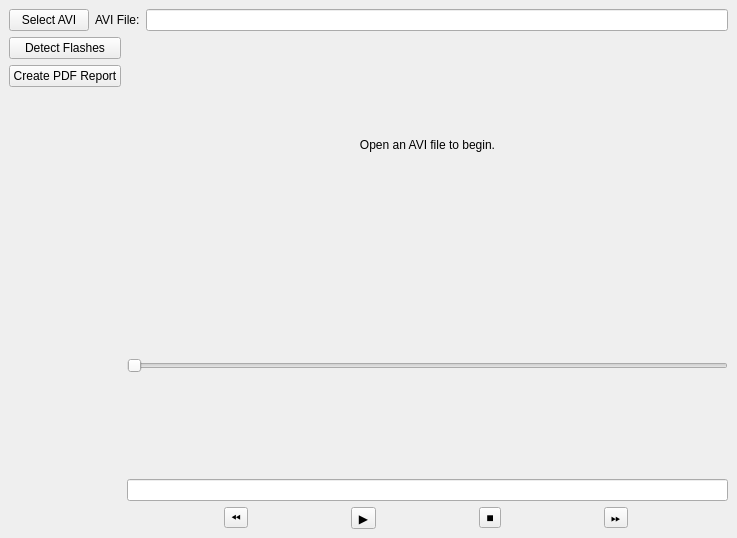
<?xml version="1.0" encoding="UTF-8"?>
<ui version="4.0">
 <class>MainWindow</class>
 <widget class="QMainWindow" name="MainWindow">
  <property name="geometry">
   <rect>
    <x>0</x>
    <y>0</y>
    <width>737</width>
    <height>538</height>
   </rect>
  </property>
  <property name="windowTitle">
   <string>LIF Detector</string>
  </property>
  <widget class="QWidget" name="centralwidget">
   <layout class="QVBoxLayout" name="main_layout">
    <item>
     <layout class="QHBoxLayout" name="top_layout">
      <item>
       <widget class="QPushButton" name="open_button">
        <property name="text">
         <string>Select AVI</string>
        </property>
       </widget>
      </item>
      <item>
       <widget class="QLabel" name="avi_label">
        <property name="text">
         <string>AVI File:</string>
        </property>
       </widget>
      </item>
      <item>
       <widget class="QLineEdit" name="avi_path_box">
        <property name="readOnly">
         <bool>true</bool>
        </property>
       </widget>
      </item>
     </layout>
    </item>
    <item>
     <layout class="QHBoxLayout" name="content_layout">
      <item>
       <layout class="QVBoxLayout" name="left_layout">
        <item>
         <widget class="QPushButton" name="detect_button">
          <property name="text">
           <string>Detect Flashes</string>
          </property>
         </widget>
        </item>
        <item>
         <widget class="QPushButton" name="report_button">
          <property name="text">
           <string>Create PDF Report</string>
          </property>
         </widget>
        </item>
        <item>
         <spacer name="verticalSpacer">
          <property name="orientation">
           <enum>Qt::Orientation::Vertical</enum>
          </property>
          <property name="sizeHint" stdset="0">
           <size>
            <width>20</width>
            <height>40</height>
           </size>
          </property>
         </spacer>
        </item>
       </layout>
      </item>
      <item>
       <layout class="QVBoxLayout" name="video_panel_layout">
        <item>
         <widget class="QLabel" name="image_label">
          <property name="text">
           <string>Open an AVI file to begin.</string>
          </property>
          <property name="alignment">
           <set>Qt::AlignmentFlag::AlignCenter</set>
          </property>
         </widget>
        </item>
        <item>
         <widget class="QSlider" name="frame_slider">
          <property name="sizePolicy">
           <sizepolicy hsizetype="Expanding" vsizetype="Minimum">
            <horstretch>0</horstretch>
            <verstretch>0</verstretch>
           </sizepolicy>
          </property>
          <property name="minimumSize">
           <size>
            <width>500</width>
            <height>32</height>
           </size>
          </property>
          <property name="orientation">
           <enum>Qt::Orientation::Horizontal</enum>
          </property>
         </widget>
        </item>
        <item>
         <widget class="QLineEdit" name="frame_number_box">
          <property name="readOnly">
           <bool>true</bool>
          </property>
         </widget>
        </item>
        <item>
         <layout class="QHBoxLayout" name="controls_layout">
          <item>
           <widget class="QToolButton" name="rev_button">
            <property name="text">
             <string>⏪</string>
            </property>
           </widget>
          </item>
          <item>
           <widget class="QToolButton" name="play_button">
            <property name="text">
             <string>▶</string>
            </property>
           </widget>
          </item>
          <item>
           <widget class="QToolButton" name="stop_button">
            <property name="text">
             <string>■</string>
            </property>
           </widget>
          </item>
          <item>
           <widget class="QToolButton" name="ff_button">
            <property name="text">
             <string>⏩</string>
            </property>
           </widget>
          </item>
         </layout>
        </item>
       </layout>
      </item>
     </layout>
    </item>
   </layout>
  </widget>
 </widget>
 <resources/>
 <connections/>
</ui>
